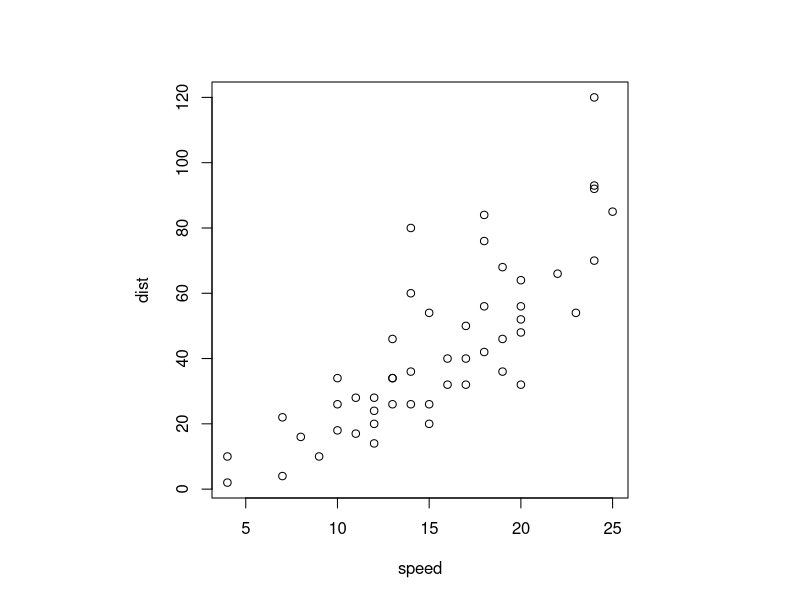

Recreate this plot in R.
## ---- chunk 1
summary(cars)
## ---- chunk 2
summary(cars)
## ---- chunk 3
library(knitr)
kable(summary(cars), row.names=FALSE, caption="With Knitr")
## ---- chunk 4
par(pty='s')
plot(cars)
